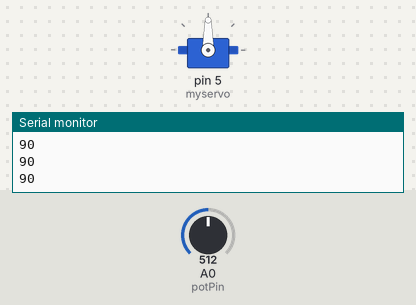
The sketch below on a simulated Arduino Uno, built with avr-gcc and run on an emulated ATmega328P. On the bench: servo, the last lines printed to the serial monitor. Inputs (shaded band) come from the test bench; at power-on: A0 (potPin) = 512.

Above: at 1.2 s.
1.3 s: A0 (potPin) set to 716
At 2.3 s:
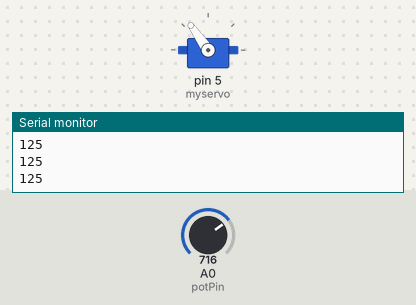
2.8 s: A0 (potPin) set to 900
At 3.7 s:
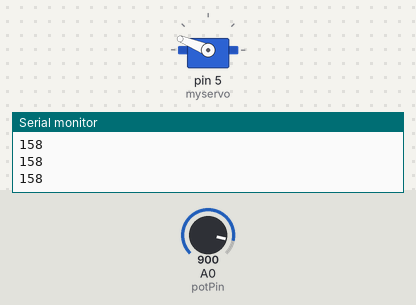
4.3 s: A0 (potPin) set to 1023
At 5.0 s:
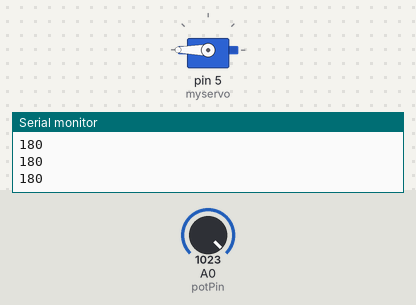
5.8 s: A0 (potPin) set to 306
At 6.4 s:
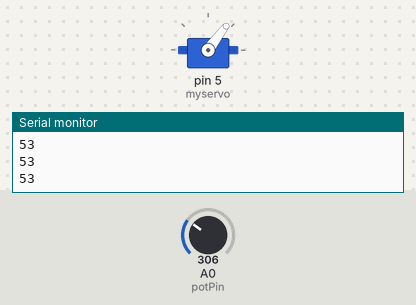
7.3 s: A0 (potPin) set to 122
At 7.8 s:
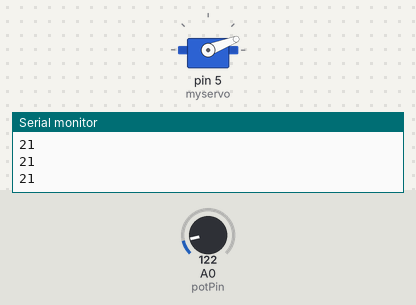
8.8 s: A0 (potPin) set to 0
At 10.3 s:
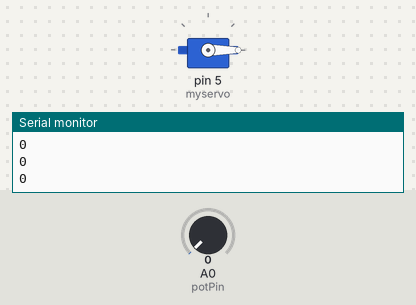
Timing chart, 0 to 11.3 s (numbered marks = the images above; inputs shaded):
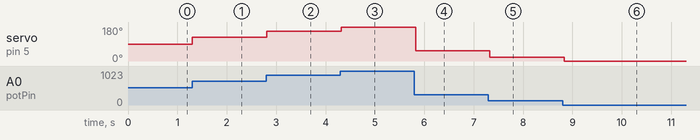

Measured:
- after the input at 1.3 s, servo on pin 5 (myservo): 90° → 125° at once
- after the input at 2.8 s, servo on pin 5 (myservo): 125° → 158° at once
- after the input at 4.3 s, servo on pin 5 (myservo): 158° → 180° at once
- after the input at 5.8 s, servo on pin 5 (myservo): 180° → 53° at once
- after the input at 7.3 s, servo on pin 5 (myservo): 53° → 21° at once
- after the input at 8.8 s, servo on pin 5 (myservo): 21° → 0° at once

The sketch:

3b_Servo_and_Potentiometer_Serial.ino
```cpp
#include <Servo.h>

Servo myservo;
int potPin = A0;
int pos = 0;
char incomingByte;

void setup() {
  myservo.attach(5);
  Serial.begin(9600);
}

void loop() {

  if (Serial.available() > 0) {
    incomingByte = Serial.read();
    if (incomingByte == 'q') {
      while (true);
    }
  }

  int potValue = analogRead(potPin);
  pos = map(potValue, 0, 1023, 0, 180);
  myservo.write(pos);
  Serial.println(pos);

  delay(100);
}
```
